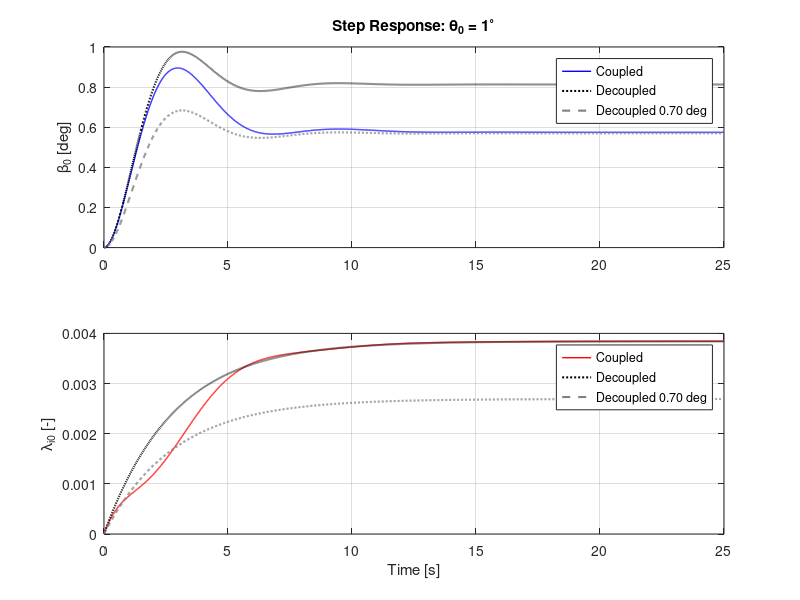
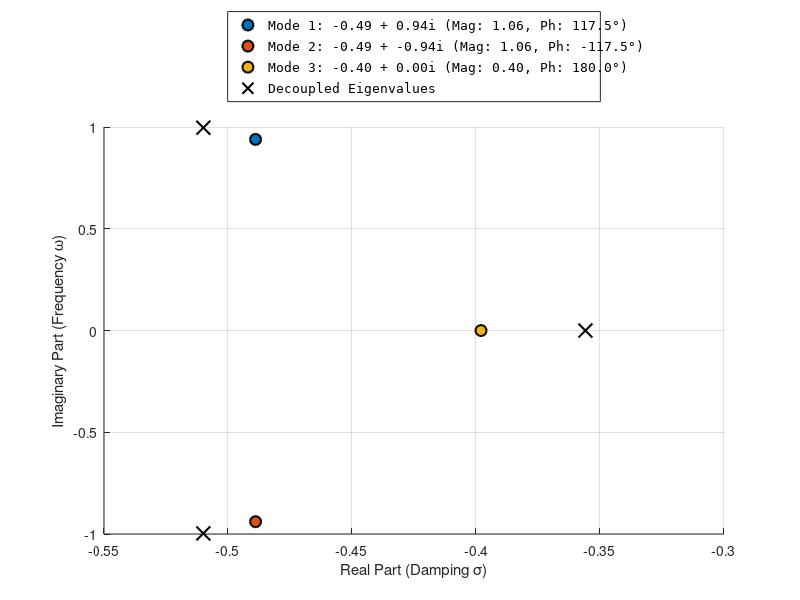

Write MATLAB code to recreate these figures, in order.
% Helicopter Flapping and Dynamic Inflow Analysis
clear; clc; close all;

% Toggle: 1 = 6x6 Cyclic Analysis | 0 = 3x3 Coning Analysis
isSixVec = 0;
pos0 = get(0,'defaultFigurePosition');

for idxSix = 1:length(isSixVec)
    isSix = isSixVec(idxSix);

    %% 1. Parameters
    Cl_alpha      = 5.7;
    gamma    = 8.159;
    sigma    = 0.07;
    nu0beta     = 1.12;
    CT       = 0.005117;
    lambda_i_bar = sqrt(CT/2);

    % Using Option 1 for Inflow Constants
    KI = 16 / (pi * 45);
    Km = 8 / (pi * 3); % Note: Km is not used in this specific A-matrix version

    %% 2. Construct Matrix A and B from Images
    % State vector: [beta_dot_1c; beta_dot_1s; beta_1c; beta_1s; lambda_1s; lambda_1c]
    % Inputs: [theta_c; theta_s]

    % Helper variables for clarity
    g8    = gamma / 8;
    g6 = gamma / 6;
    nuSq1 = nu0beta^2 - 1;
    C_inf = (Cl_alpha * sigma) / (16 * KI);
    L_inf = (lambda_i_bar / KI) + C_inf;

    % Following your specific definition for the inflow terms
    C_inf_0 = (Cl_alpha * sigma) / (6 * Km);
    % The term is defined as negative for stability in the A matrix
    L_inf_0 = -(1 / Km) * (4 * lambda_i_bar + (Cl_alpha * sigma / 4));


%     a = 12/(sigma*Cl_alpha);
%     b = 3/2;
% 
%     -b/(2*a) + sqrt( pi/180 - (b/(2*a))^2);
% 
% (6*CT/(sigma*Cl_alpha)+3*lambda_i_bar/2) *pi/180
% 
% 2/3 * Cl_alpha * sigma/(16 *lambda_i_bar + Cl_alpha*sigma)


    if isSix == 1
        A = [ -g8,    -2,    -nuSq1,  -g8,      0,     -g8;
            2,     -g8,     g8,    -nuSq1,  -g8,      0;
            1,      0,      0,      0,      0,      0;
            0,      1,      0,      0,      0,      0;
            0,     -C_inf,  C_inf,  0,     -L_inf,  0;
            -C_inf,  0,      0,     -C_inf,   0,     -L_inf ];
        B = [ g8,      0;
            0,       g8;
            0,       0;
            0,       0;
            0,       C_inf;
            C_inf,   0 ];
    else
        % Matrix A from your derivation (3x3 coning)
        A = [ -g8,      -nu0beta^2,  -g6;
            1,        0,        0;
            -C_inf_0,  0,       L_inf_0 ];
        % Matrix B from your derivation
        B = [ g8;
            0;
            C_inf_0 ];
    end

    %% 3. Eigenvalues and Normalized Eigenvectors
    [V, D] = eig(A);
    ev = diag(D);

    if isSix == 1
        A_flap_only = A(1:4, 1:4); % Coupled flapping states
        A_inf_only  = A(5:6, 5:6); % Coupled inflow states
        ev_dec = [eig(A_flap_only); eig(A_inf_only)];
    else
        % For 3x3 coning: rows 1-2 are flapping, row 3 is inflow
        ev_dec = [eig(A(1:2, 1:2)); A(3,3)]; % Eventually change this?
    end

    % Custom Normalization:
    % Max element magnitude = 1, Phase of that element = 0 deg
    V_norm = zeros(size(V));
    for k = 1:size(V, 2)
        [max_val, idx] = max(abs(V(:,k)));
        ref_phase = angle(V(idx, k));
        V_norm(:, k) = (V(:, k) / max_val) * exp(-1i * ref_phase);
    end

    % Display Results to Command Window
    disp('Eigenvalues:'); disp(ev);
    disp('Decoupled eigenvalues:'); disp(ev_dec);
    for idx = 1:size(V, 2)
        fprintf('\nMode %d Eigenvector (Mag | Phase Deg):\n', idx);
        disp([abs(V_norm(:,idx)), angle(V_norm(:,idx))*180/pi]);
    end

    % --- Section 3 Expansion: Detailed Eigenvalue Map ---
    figure(idxSix*10);
    %set(gcf,'position',[pos0(1:2) 1.5 *pos0(3), pos0(4)])
    clf; hold on;
    colors_ev = lines; % 6 distinct colors for the 6 modes
    h = zeros(size(V, 2),1);

    for k = 1:size(V, 2)
        % Calculate Magnitude and Phase of the Eigenvalue itself
        ev_mag = abs(ev(k));
        ev_phase = angle(ev(k)) * 180/pi; % Phase in degrees

        % Plot each eigenvalue
        h(k) = plot(real(ev(k)), imag(ev(k)), 'o', 'MarkerSize', 8, ...
            'MarkerFaceColor', colors_ev(k,:), 'Color', 'k', 'LineWidth', 1.5);

        % Construct legend string with Mag and Phase
        ev_labels{k} = sprintf('Mode %d: %.2f + %.2fi (Mag: %.2f, Ph: %.1f°)', ...
            k, real(ev(k)), imag(ev(k)), ev_mag, ev_phase); %#ok<*SAGROW>
    end

    grid on; %xline(0, 'k-', 'LineWidth', 2); yline(0, 'k-', 'LineWidth', 2);
    xlabel('Real Part (Damping \sigma)');
    ylabel('Imaginary Part (Frequency \omega)');

    % title('System Eigenvalues: Stability & Frequency Analysis');

    % Capture the handle for the decoupled plot
    h_dec = plot(real(ev_dec), imag(ev_dec), 'kx', 'MarkerSize', 10, 'LineWidth', 1.5);

    % 2. Combine the handles and the labels into one legend call
    % [h; h_dec] merges the 6 mode handles with the 1 decoupled handle
    % [ev_labels, {'Decoupled Eig. Val.'}] merges the two cell arrays
    legend([h; h_dec], [ev_labels, {'Decoupled Eigenvalues'}], ...
        'Location', 'northoutside', 'FontSize', 9, 'FontName', 'Consolas');

    %axis tight;
    hold off;

    %% 4. Time Simulation (Step Inputs)
    deg2rad = pi/180;
    t = 0:0.01:25; % Non-dimensional time

    if isSix == 1

        % Inputs must be (length(t) x num_inputs)
        % Case 1: QC = 1 deg, QS = 0
        u1 = [ones(length(t), 1)*deg2rad, zeros(length(t), 1)];
        % Case 2: QC = 0, QS = 1 deg
        u2 = [zeros(length(t), 1), ones(length(t), 1)*deg2rad];

        sys = ss(A, B, eye(size(A, 1)), 0);
        [y1, t1] = lsim(sys, u1, t);
        [y2, t2] = lsim(sys, u2, t);
    else
        % 3x3 coning
        u = ones(size(t))*deg2rad;
        sys_coned = ss(A, B, eye(3), 0);
        [y, t_out] = lsim(sys_coned, u, t);
    end


    % Create a decoupled version of A by zeroing out coupling blocks
    A_decoupled = A;
    if isSix == 1
        % 6x6 Cyclic Analysis: States [beta_dot_1c/s; beta_1c/s; lambda_1c/s]
        A_decoupled(1:4, 5:6) = 0; % Remove inflow effect on flapping [cite: 57-89]
        A_decoupled(5:6, 1:4) = 0; % Remove flapping effect on inflow [cite: 57-89]

        % Construct the decoupled system for simulation
        sys_dec = ss(A_decoupled, B, eye(size(A, 1)), 0);

        y_dec1 = lsim(sys_dec, u1, t);
        y_dec2 = lsim(sys_dec, u2, t);

    else
        % 3x3 Coning Analysis: States [beta_dot; beta; lambda_i0]
        % Row 1 & 2 are flapping, Row 3 is inflow
        A_decoupled(1:2, 3) = 0;   % Remove inflow effect on flapping
        A_decoupled(3, 1:2) = 0;   % Remove flapping effect on inflow
        % Construct the decoupled system for simulation
        sys_dec = ss(A_decoupled, B, eye(size(A, 1)), 0);
        [y_dec] = lsim(sys_dec, u, t);
        

        % C_inf_0/(- L_inf_0) * pi/180 - y(end,3) % for debugging
        lambda_inf = C_inf_0/(- L_inf_0) * pi/180;     
        u_cor = u - g6* lambda_inf; %
        [y_dec_cor] = lsim(sys_dec, u_cor, t);
    end



    %% 5. Plotting (States in Degrees)
    lw = 1;
    grey_color = 0.5*ones(1,3);
    if isSix == 1
        % --- 6x6 Cyclic Results: Flapping ---
        % --- 6x6 Cyclic Results: Flapping ---

        grey_color = 0.5*ones(1,3);
        figure(2); clf;
        subplot(2,1,1);
        plot(t, y1(:,3)*180/pi, 'b'); hold on; % Coupled beta_1c [cite: 329]
        plot(t, y1(:,4)*180/pi, 'r');          % Coupled beta_1s [cite: 329]
        plot(t, y_dec1(:,3)*180/pi, 'k:', 'LineWidth', lw+0.5); % Decoupled beta_1c
        plot(t, y_dec1(:,4)*180/pi, '--', 'Color', grey_color, 'LineWidth', lw+0.5); % Decoupled beta_1s
        ylabel('Flapping [deg]'); title('Step Response: \theta_C = 1^\circ');
        legend('Coupled \beta_{1C}', 'Coupled \beta_{1S}', 'Decoupled \beta_{1C}', 'Decoupled \beta_{1S}'); grid on;

        subplot(2,1,2);
        plot(t, y2(:,3)*180/pi, 'b'); hold on; % Coupled beta_1c [cite: 332]
        plot(t, y2(:,4)*180/pi, 'r');          % Coupled beta_1s [cite: 332]
        plot(t, y_dec2(:,3)*180/pi, 'k:', 'LineWidth', lw+0.5); % Decoupled beta_1c
        plot(t, y_dec2(:,4)*180/pi, '--', 'Color', grey_color, 'LineWidth', lw+0.5); % Decoupled beta_1s
        ylabel('Flapping [deg]'); xlabel('Time [s]'); title('Step Response: \theta_S = 1^\circ');
        legend('Coupled \beta_{1C}', 'Coupled \beta_{1S}', 'Decoupled \beta_{1C}', 'Decoupled \beta_{1S}'); grid on;

        % --- 6x6 Cyclic Results: Inflow ---
        figure(3); clf;
        subplot(2,1,1);
        plot(t, y1(:,5), 'b'); hold on; % Coupled lambda_1c [cite: 338]
        plot(t, y1(:,6), 'r');          % Coupled lambda_1s [cite: 338]
        plot(t, y_dec1(:,5), 'k:', 'LineWidth', lw+0.5); % Decoupled lambda_1c
        plot(t, y_dec1(:,6), '--', 'Color', grey_color, 'LineWidth', lw+0.5); % Decoupled lambda_1s
        ylabel('Inflow [-]'); title('Step Response: \theta_C = 1^\circ');
        legend('Coupled \lambda_{1C}', 'Coupled \lambda_{1S}', 'Decoupled \lambda_{1C}', 'Decoupled \lambda_{1S}'); grid on;

        subplot(2,1,2);
        plot(t, y2(:,5), 'b'); hold on; % Coupled lambda_1c [cite: 343]
        plot(t, y2(:,6), 'r');          % Coupled lambda_1s [cite: 343]
        plot(t, y_dec2(:,5), 'k:', 'LineWidth', lw+0.5); % Decoupled lambda_1c
        plot(t, y_dec2(:,6), '--', 'Color', grey_color, 'LineWidth', lw+0.5); % Decoupled lambda_1s
        ylabel('Inflow [-]'); xlabel('Time [s]'); title('Step Response: \theta_S = 1^\circ');
        legend('Coupled \lambda_{1C}', 'Coupled \lambda_{1S}', 'Decoupled \lambda_{1C}', 'Decoupled \lambda_{1S}'); grid on;
    else
        % --- 3x3 Coning Results - SINGLE PLOT MODE ---

        figure(4); clf;

        subplot(2,1,1);
        plot(t_out, y(:,2)*180/pi, 'b', 'LineWidth', lw);  % beta_0 flapping
        hold on;
        plot(t_out, y_dec(:,2)*180/pi, 'k:','LineWidth', lw+0.5); % Decoupled flapping in dotted black
        plot(t_out, y_dec_cor(:,2)*180/pi, '--', 'Color', grey_color, 'LineWidth', lw+0.5); % Decoupled flapping in dotted black
        legend('Coupled', 'Decoupled', ['Decoupled', sprintf(' %2.2f deg', unique(u_cor)*180/pi)] );
        ylabel('\beta_0 [deg]');
        title('Step Response: \theta_0 = 1^\circ');
        grid on;

        subplot(2,1,2);
        plot(t_out, y(:,3), 'r', 'LineWidth', lw);         % lambda_i0 inflow
        hold on;
        plot(t_out, y_dec(:,3), 'k:','LineWidth', lw+ 0.5); % Decoupled flapping in dotted black
        plot(t_out, y_dec_cor(:,3), '--', 'Color', grey_color, 'LineWidth', lw+0.5); % Decoupled flapping in dotted black
        legend('Coupled', 'Decoupled', ['Decoupled', sprintf(' %2.2f deg', unique(u_cor)*180/pi)] );
        ylabel('\lambda_{i0} [-]'); xlabel('Time [s]');
        grid on;

        % NO legend needed - only 1 signal per subplot (exactly as requested)
    end
end
